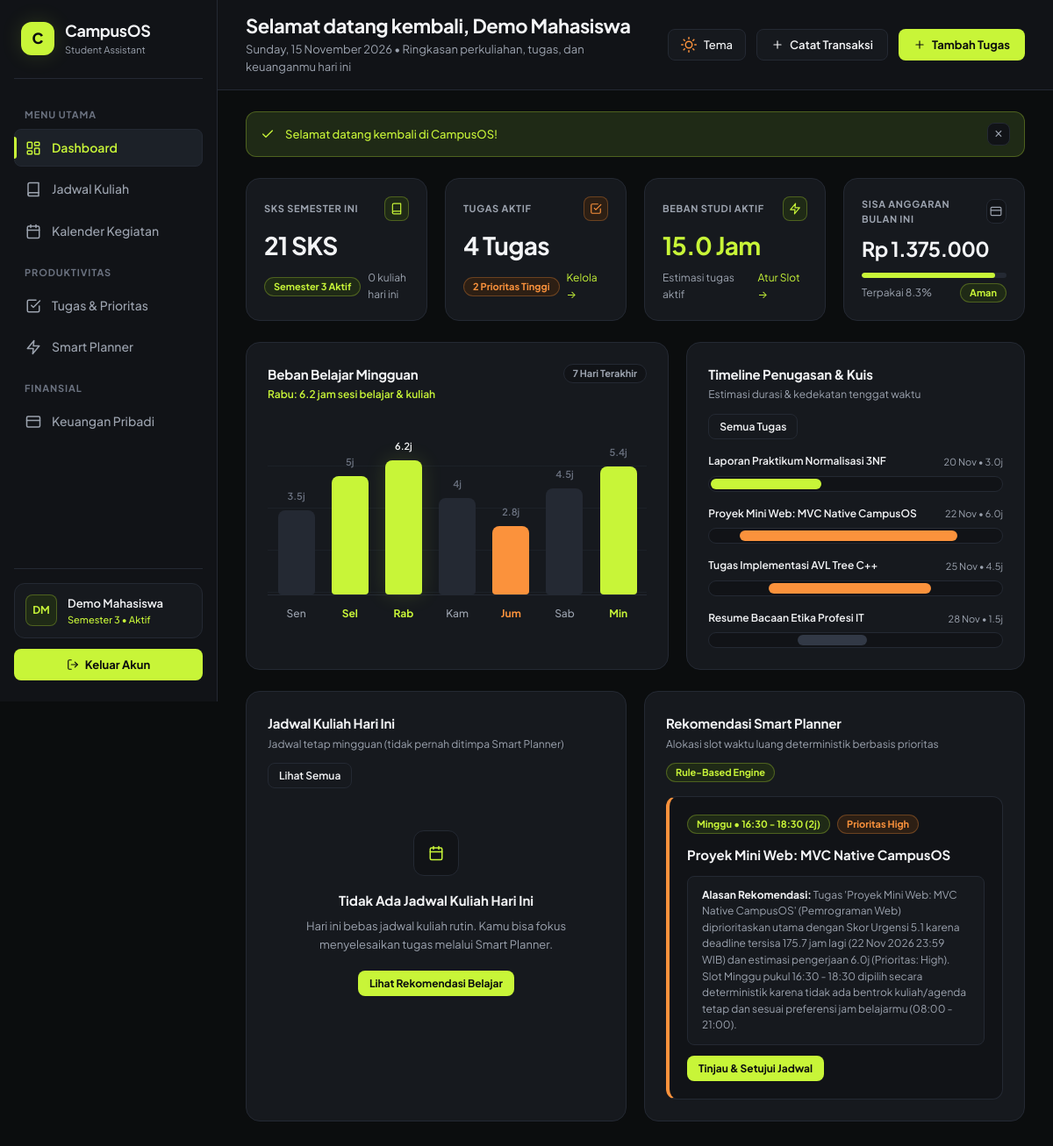
Page /index.php?page=dashboard (signed in) on the committed database.
### tables this page shows
CREATE TABLE IF NOT EXISTS `tasks` (
    `id` INT AUTO_INCREMENT PRIMARY KEY,
    `user_id` INT NOT NULL,
    `course_id` INT NULL,
    `title` VARCHAR(150) NOT NULL,
    `description` TEXT NULL,
    `deadline_date` DATE NOT NULL,
    `deadline_time` TIME NOT NULL DEFAULT '23:59:00',
    `estimated_hours` DECIMAL(4,1) NOT NULL DEFAULT 2.0,
    `priority` ENUM('low', 'medium', 'high') NOT NULL,
    `status` ENUM('pending', 'in_progress', 'done') NOT NULL DEFAULT 'pending',
    `created_at` TIMESTAMP NOT NULL DEFAULT CURRENT_TIMESTAMP,
    INDEX `idx_tasks_user_status_deadline` (`user_id`, `status`, `deadline_date`),
    CONSTRAINT `fk_tasks_user` FOREIGN KEY (`user_id`) 
        REFERENCES `users` (`id`) ON DELETE CASCADE,
    CONSTRAINT `fk_tasks_course` FOREIGN KEY (`course_id`) 
        REFERENCES `courses` (`id`) ON DELETE SET NULL
);

### views/dashboard/index.php (the view, shortened to what the rows shown need)
<?php
$urgentTasks = $urgentTasks ?? [];
$plannerRecommendations = $plannerRecommendations ?? [];
$topRec = $plannerRecommendations[0] ?? null;
?>
<section class="bento-grid-split" aria-label="Analitik Mingguan dan Timeline Tugas">
  <article class="bento-card">
    <div class="card-header-row">
      <div class="card-heading-group">
        <h2 class="card-heading-title">Beban Belajar Mingguan</h2>
      </div>
    </div>
  </article>
  <article class="bento-card">
    <div class="card-header-row">
      <div class="card-heading-group">
        <h2 class="card-heading-title">Timeline Penugasan &amp; Kuis</h2>
      </div>
    </div>
    <?php if (empty($urgentTasks)): ?>
      <div class="empty-state" style="padding: 28px 12px;">
        <div class="empty-state-icon" aria-hidden="true">
          <svg class="ui-icon" viewBox="0 0 24 24"><polyline points="20 6 9 17 4 12"></polyline></svg>
        </div>
        <h3 class="empty-state-title">Semua Tugas Tuntas!</h3>
        <p class="empty-state-desc">Tidak ada tugas aktif yang mendekati deadline saat ini.</p>
        <button type="button" class="btn-lime btn-sm" data-open-modal="quickTaskModal">+ Tambah Tugas Baru</button>
      </div>
    <?php else: ?>
      <div class="timeline-list">
        <?php foreach ($urgentTasks as $idx => $task):
          $hours = (float) ($task['estimated_hours'] ?? 2.0);
          $widthPct = max(24, min(92, (int) round(($hours / 8.0) * 100)));
          $offsetPct = min(100 - $widthPct, $idx * 10);
          $prio = strtolower($task['priority'] ?? 'medium');
          $pillTone = $prio === 'high' ? 'is-orange' : ($prio === 'medium' ? '' : 'is-muted');
        ?>
          <div class="timeline-row">
            <div class="timeline-head">
              <span class="timeline-title"><?= e($task['title']) ?></span>
              <span class="timeline-meta">
                <?= date('d M', strtotime($task['deadline_date'])) ?> • <?= number_format($hours, 1) ?>j
              </span>
            </div>
            <div class="timeline-track">
              <div
                class="timeline-pill <?= $pillTone ?>"
                style="width: <?= $widthPct ?>%; margin-left: <?= $offsetPct ?>%;"
              ></div>
            </div>
          </div>
        <?php endforeach; ?>
      </div>
    <?php endif; ?>
  </article>
</section>
<section class="bento-grid-2" aria-label="Jadwal Hari Ini dan Rekomendasi Smart Planner">
  <article class="bento-card">
    <div class="card-header-row">
      <div class="card-heading-group">
        <h2 class="card-heading-title">Jadwal Kuliah Hari Ini</h2>
      </div>
    </div>
  </article>
  <article class="bento-card">
    <div class="card-header-row">
      <div class="card-heading-group">
        <h2 class="card-heading-title">Rekomendasi Smart Planner</h2>
      </div>
    </div>
    <?php if ($topRec): ?>
      <div class="planner-rec-card <?= ($topRec['priority'] ?? '') === 'high' ? 'is-high' : '' ?>">
        <div class="planner-rec-top">
          <div class="planner-rec-badges">
            <span class="pill pill-lime">
              <?= e($topRec['day_name']) ?> • <?= e($topRec['start_time']) ?> - <?= e($topRec['end_time']) ?> (<?= e($topRec['session_duration_hours']) ?>j)
            </span>
            <span class="pill <?= ($topRec['priority'] ?? '') === 'high' ? 'pill-orange' : 'pill-neutral' ?>">
              Prioritas <?= ucfirst(e($topRec['priority'] ?? 'Medium')) ?>
            </span>
          </div>
        </div>
        <div class="planner-rec-title"><?= e($topRec['task_title']) ?></div>
        <div class="planner-reason-box">
          <strong>Alasan Rekomendasi:</strong> <?= e($topRec['reason']) ?>
        </div>
        <div style="display: flex; gap: 10px; flex-wrap: wrap;">
          <a href="index.php?page=planner" class="btn-lime btn-sm">Tinjau &amp; Setujui Jadwal</a>
        </div>
      </div>
    <?php endif; ?>
  </article>
</section>

### rows in the picture
tasks: title "Laporan Praktikum Normalisasi 3NF", deadline_date "20 Nov", estimated_hours "3.0"
tasks: title "Proyek Mini Web: MVC Native CampusOS", deadline_date "22 Nov", estimated_hours "6.0", priority "High"
tasks: title "Tugas Implementasi AVL Tree C++", deadline_date "25 Nov", estimated_hours "4.5"
tasks: title "Resume Bacaan Etika Profesi IT", deadline_date "28 Nov", estimated_hours "1.5"

### other values in the picture
$userInitials "DM"
$user['name'] "Demo Mahasiswa"
$user['semester'] "3"
$headerInfo['title'] "Selamat datang kembali, Demo Mahasiswa"
$headerInfo['subtitle'] "Sunday, 15 November 2026 • Ringkasan perkuliahan, tugas, dan keuanganmu hari ini"
$flash['message'] "Selamat datang kembali di CampusOS!"
count($todaySchedules) "0"
$activeTaskCount "4"
$highPriorityCount "2"
$totalEstimatedHours "15.0"
$remainingBudget "1.375.000"
$percentUsed "8.3"
$budgetStatusLabel "Aman"
$bar['hours'] "3.5"
$bar['hours'] "5"
